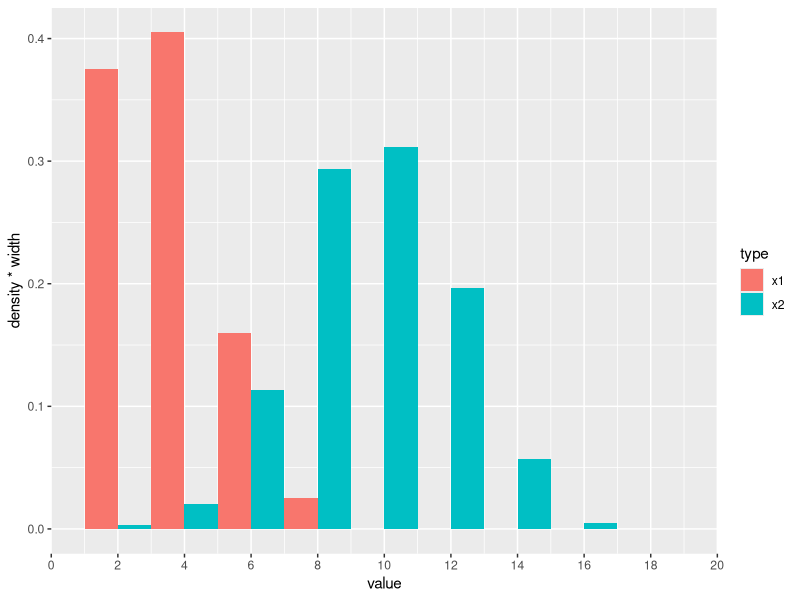
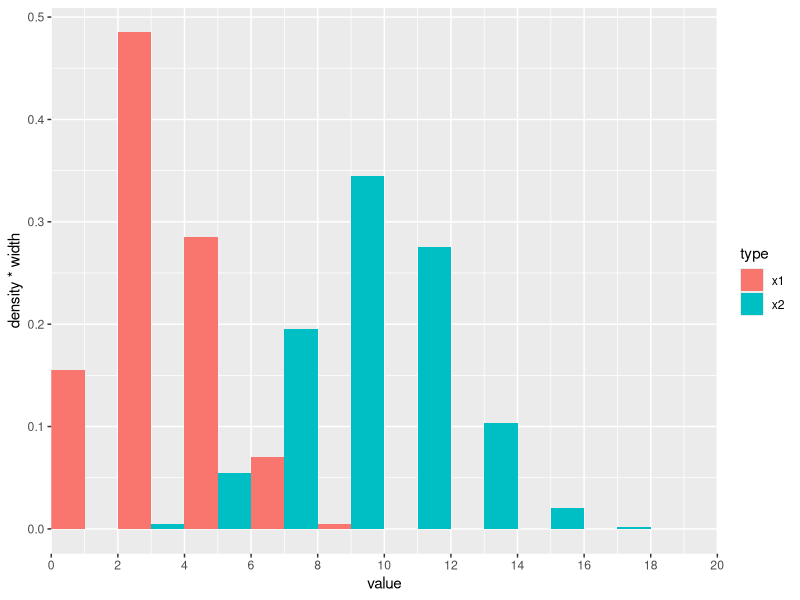

R code for these plots, in order:
## ---- chunk 1
knitr::opts_chunk$set(echo = TRUE)
## ---- chunk 2
library(tidyverse)
set.seed(123)
n1 <- 200
n2 <- n1 * 3
df <- tibble(type = c(rep("x1", n1), rep("x2", n2)), 
             value = c(abs(rbinom(n = n1, 20, 0.2)), abs(rbinom(n = n2, 20, 0.5))))
## ---- chunk 3
bw <- 2; min_val <- 0; max_val <- 20
ggplot(df, aes(x = value, y = stat(density*width), fill=type)) +
  geom_histogram(binwidth = bw, position=position_dodge()) +
  scale_x_continuous(breaks = seq(min_val, max_val, bw), limits = c(min_val, max_val), expand = c(0, 0))
## ---- chunk 4
ggplot(df, aes(x = value, y = stat(density*width), fill=type)) +
  geom_histogram(breaks = seq(min_val, max_val, bw), position=position_dodge()) +
  scale_x_continuous(breaks = seq(min_val, max_val, bw), limits = c(min_val, max_val), expand = c(0, 0))
## ---- chunk 5
df %>% 
group_by(type, ints = cut_width(value, width = 2, boundary = 0)) %>% 
  summarise(n = n()) %>% 
  mutate(freq = n / sum(n)) %>% 
  select(-n) %>% 
  pivot_wider(names_from = type, values_from = freq, values_fill = 0)
